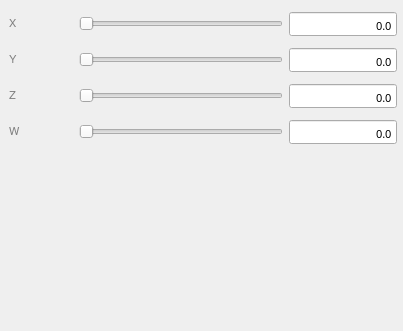
<?xml version="1.0" encoding="UTF-8"?>
<ui version="4.0">
 <class>vectorWidget</class>
 <widget class="QWidget" name="vectorWidget">
  <property name="geometry">
   <rect>
    <x>0</x>
    <y>0</y>
    <width>403</width>
    <height>331</height>
   </rect>
  </property>
  <property name="font">
   <font>
    <family>FontAwesome</family>
   </font>
  </property>
  <property name="windowTitle">
   <string>Form</string>
  </property>
  <layout class="QVBoxLayout" name="verticalLayout">
   <property name="leftMargin">
    <number>0</number>
   </property>
   <property name="topMargin">
    <number>0</number>
   </property>
   <property name="rightMargin">
    <number>0</number>
   </property>
   <property name="bottomMargin">
    <number>0</number>
   </property>
   <item>
    <widget class="QWidget" name="widget" native="true">
     <layout class="QFormLayout" name="formLayout">
      <property name="horizontalSpacing">
       <number>6</number>
      </property>
      <property name="verticalSpacing">
       <number>0</number>
      </property>
      <property name="leftMargin">
       <number>9</number>
      </property>
      <property name="topMargin">
       <number>6</number>
      </property>
      <property name="rightMargin">
       <number>6</number>
      </property>
      <property name="bottomMargin">
       <number>6</number>
      </property>
      <item row="0" column="0">
       <widget class="QLabel" name="xLabel">
        <property name="minimumSize">
         <size>
          <width>64</width>
          <height>36</height>
         </size>
        </property>
        <property name="maximumSize">
         <size>
          <width>64</width>
          <height>16777215</height>
         </size>
        </property>
        <property name="font">
         <font>
          <family>FreeSans</family>
          <pointsize>8</pointsize>
          <weight>50</weight>
          <bold>false</bold>
         </font>
        </property>
        <property name="styleSheet">
         <string notr="true">color: grey</string>
        </property>
        <property name="text">
         <string>X</string>
        </property>
        <property name="alignment">
         <set>Qt::AlignLeading|Qt::AlignLeft|Qt::AlignVCenter</set>
        </property>
        <property name="margin">
         <number>4</number>
        </property>
       </widget>
      </item>
      <item row="0" column="1">
       <widget class="QWidget" name="xContainer" native="true">
        <property name="sizePolicy">
         <sizepolicy hsizetype="Expanding" vsizetype="Preferred">
          <horstretch>0</horstretch>
          <verstretch>0</verstretch>
         </sizepolicy>
        </property>
        <layout class="QHBoxLayout" name="horizontalLayout_2">
         <property name="leftMargin">
          <number>0</number>
         </property>
         <property name="topMargin">
          <number>0</number>
         </property>
         <property name="rightMargin">
          <number>0</number>
         </property>
         <property name="bottomMargin">
          <number>0</number>
         </property>
         <item>
          <widget class="QSlider" name="xValueEdit">
           <property name="orientation">
            <enum>Qt::Horizontal</enum>
           </property>
          </widget>
         </item>
         <item>
          <widget class="QLineEdit" name="xValueText">
           <property name="sizePolicy">
            <sizepolicy hsizetype="Preferred" vsizetype="Fixed">
             <horstretch>0</horstretch>
             <verstretch>0</verstretch>
            </sizepolicy>
           </property>
           <property name="minimumSize">
            <size>
             <width>64</width>
             <height>0</height>
            </size>
           </property>
           <property name="font">
            <font>
             <family>FontAwesome</family>
             <pointsize>8</pointsize>
            </font>
           </property>
           <property name="autoFillBackground">
            <bool>false</bool>
           </property>
           <property name="text">
            <string>0.0</string>
           </property>
           <property name="frame">
            <bool>true</bool>
           </property>
           <property name="echoMode">
            <enum>QLineEdit::Normal</enum>
           </property>
           <property name="alignment">
            <set>Qt::AlignBottom|Qt::AlignRight|Qt::AlignTrailing</set>
           </property>
           <property name="readOnly">
            <bool>true</bool>
           </property>
          </widget>
         </item>
        </layout>
       </widget>
      </item>
      <item row="1" column="0">
       <widget class="QLabel" name="yLabel">
        <property name="minimumSize">
         <size>
          <width>64</width>
          <height>36</height>
         </size>
        </property>
        <property name="maximumSize">
         <size>
          <width>64</width>
          <height>16777215</height>
         </size>
        </property>
        <property name="font">
         <font>
          <family>FreeSans</family>
          <pointsize>8</pointsize>
          <weight>50</weight>
          <bold>false</bold>
         </font>
        </property>
        <property name="styleSheet">
         <string notr="true">color: grey</string>
        </property>
        <property name="text">
         <string>Y</string>
        </property>
        <property name="alignment">
         <set>Qt::AlignLeading|Qt::AlignLeft|Qt::AlignVCenter</set>
        </property>
        <property name="margin">
         <number>4</number>
        </property>
       </widget>
      </item>
      <item row="1" column="1">
       <widget class="QWidget" name="yContainer" native="true">
        <property name="sizePolicy">
         <sizepolicy hsizetype="Expanding" vsizetype="Preferred">
          <horstretch>0</horstretch>
          <verstretch>0</verstretch>
         </sizepolicy>
        </property>
        <layout class="QHBoxLayout" name="horizontalLayout_3">
         <property name="leftMargin">
          <number>0</number>
         </property>
         <property name="topMargin">
          <number>0</number>
         </property>
         <property name="rightMargin">
          <number>0</number>
         </property>
         <property name="bottomMargin">
          <number>0</number>
         </property>
         <item>
          <widget class="QSlider" name="yValueEdit">
           <property name="orientation">
            <enum>Qt::Horizontal</enum>
           </property>
          </widget>
         </item>
         <item>
          <widget class="QLineEdit" name="yValueText">
           <property name="sizePolicy">
            <sizepolicy hsizetype="Preferred" vsizetype="Fixed">
             <horstretch>0</horstretch>
             <verstretch>0</verstretch>
            </sizepolicy>
           </property>
           <property name="minimumSize">
            <size>
             <width>64</width>
             <height>0</height>
            </size>
           </property>
           <property name="font">
            <font>
             <family>FontAwesome</family>
             <pointsize>8</pointsize>
            </font>
           </property>
           <property name="text">
            <string>0.0</string>
           </property>
           <property name="alignment">
            <set>Qt::AlignBottom|Qt::AlignRight|Qt::AlignTrailing</set>
           </property>
           <property name="readOnly">
            <bool>true</bool>
           </property>
          </widget>
         </item>
        </layout>
       </widget>
      </item>
      <item row="2" column="0">
       <widget class="QLabel" name="zLabel">
        <property name="minimumSize">
         <size>
          <width>64</width>
          <height>36</height>
         </size>
        </property>
        <property name="maximumSize">
         <size>
          <width>64</width>
          <height>16777215</height>
         </size>
        </property>
        <property name="font">
         <font>
          <family>FreeSans</family>
          <pointsize>8</pointsize>
          <weight>50</weight>
          <bold>false</bold>
         </font>
        </property>
        <property name="styleSheet">
         <string notr="true">color: grey</string>
        </property>
        <property name="text">
         <string>Z</string>
        </property>
        <property name="alignment">
         <set>Qt::AlignLeading|Qt::AlignLeft|Qt::AlignVCenter</set>
        </property>
        <property name="margin">
         <number>4</number>
        </property>
       </widget>
      </item>
      <item row="2" column="1">
       <widget class="QWidget" name="zContainer" native="true">
        <property name="sizePolicy">
         <sizepolicy hsizetype="Expanding" vsizetype="Preferred">
          <horstretch>0</horstretch>
          <verstretch>0</verstretch>
         </sizepolicy>
        </property>
        <layout class="QHBoxLayout" name="horizontalLayout_4">
         <property name="leftMargin">
          <number>0</number>
         </property>
         <property name="topMargin">
          <number>0</number>
         </property>
         <property name="rightMargin">
          <number>0</number>
         </property>
         <property name="bottomMargin">
          <number>0</number>
         </property>
         <item>
          <widget class="QSlider" name="zValueEdit">
           <property name="orientation">
            <enum>Qt::Horizontal</enum>
           </property>
           <property name="invertedAppearance">
            <bool>false</bool>
           </property>
           <property name="invertedControls">
            <bool>false</bool>
           </property>
          </widget>
         </item>
         <item>
          <widget class="QLineEdit" name="zValueText">
           <property name="sizePolicy">
            <sizepolicy hsizetype="Preferred" vsizetype="Fixed">
             <horstretch>0</horstretch>
             <verstretch>0</verstretch>
            </sizepolicy>
           </property>
           <property name="minimumSize">
            <size>
             <width>64</width>
             <height>0</height>
            </size>
           </property>
           <property name="font">
            <font>
             <family>FontAwesome</family>
             <pointsize>8</pointsize>
            </font>
           </property>
           <property name="text">
            <string>0.0</string>
           </property>
           <property name="alignment">
            <set>Qt::AlignBottom|Qt::AlignRight|Qt::AlignTrailing</set>
           </property>
           <property name="readOnly">
            <bool>true</bool>
           </property>
          </widget>
         </item>
        </layout>
       </widget>
      </item>
      <item row="3" column="0">
       <widget class="QLabel" name="wLabel">
        <property name="enabled">
         <bool>true</bool>
        </property>
        <property name="minimumSize">
         <size>
          <width>64</width>
          <height>36</height>
         </size>
        </property>
        <property name="maximumSize">
         <size>
          <width>64</width>
          <height>16777215</height>
         </size>
        </property>
        <property name="font">
         <font>
          <family>FreeSans</family>
          <pointsize>8</pointsize>
          <weight>50</weight>
          <bold>false</bold>
         </font>
        </property>
        <property name="styleSheet">
         <string notr="true">color: grey</string>
        </property>
        <property name="text">
         <string>W</string>
        </property>
        <property name="alignment">
         <set>Qt::AlignLeading|Qt::AlignLeft|Qt::AlignVCenter</set>
        </property>
        <property name="margin">
         <number>4</number>
        </property>
       </widget>
      </item>
      <item row="3" column="1">
       <widget class="QWidget" name="wContainer" native="true">
        <property name="sizePolicy">
         <sizepolicy hsizetype="Expanding" vsizetype="Preferred">
          <horstretch>0</horstretch>
          <verstretch>0</verstretch>
         </sizepolicy>
        </property>
        <layout class="QHBoxLayout" name="horizontalLayout_5">
         <property name="leftMargin">
          <number>0</number>
         </property>
         <property name="topMargin">
          <number>0</number>
         </property>
         <property name="rightMargin">
          <number>0</number>
         </property>
         <property name="bottomMargin">
          <number>0</number>
         </property>
         <item>
          <widget class="QSlider" name="wValueEdit">
           <property name="orientation">
            <enum>Qt::Horizontal</enum>
           </property>
          </widget>
         </item>
         <item>
          <widget class="QLineEdit" name="wValueText">
           <property name="sizePolicy">
            <sizepolicy hsizetype="Preferred" vsizetype="Fixed">
             <horstretch>0</horstretch>
             <verstretch>0</verstretch>
            </sizepolicy>
           </property>
           <property name="minimumSize">
            <size>
             <width>64</width>
             <height>0</height>
            </size>
           </property>
           <property name="font">
            <font>
             <family>FontAwesome</family>
             <pointsize>8</pointsize>
            </font>
           </property>
           <property name="text">
            <string>0.0</string>
           </property>
           <property name="alignment">
            <set>Qt::AlignBottom|Qt::AlignRight|Qt::AlignTrailing</set>
           </property>
           <property name="readOnly">
            <bool>true</bool>
           </property>
          </widget>
         </item>
        </layout>
       </widget>
      </item>
     </layout>
    </widget>
   </item>
  </layout>
 </widget>
 <resources/>
 <connections>
  <connection>
   <sender>xValueEdit</sender>
   <signal>valueChanged(int)</signal>
   <receiver>vectorWidget</receiver>
   <slot>valueUpdated()</slot>
   <hints>
    <hint type="sourcelabel">
     <x>159</x>
     <y>21</y>
    </hint>
    <hint type="destinationlabel">
     <x>177</x>
     <y>275</y>
    </hint>
   </hints>
  </connection>
  <connection>
   <sender>yValueEdit</sender>
   <signal>valueChanged(int)</signal>
   <receiver>vectorWidget</receiver>
   <slot>valueUpdated()</slot>
   <hints>
    <hint type="sourcelabel">
     <x>258</x>
     <y>52</y>
    </hint>
    <hint type="destinationlabel">
     <x>289</x>
     <y>319</y>
    </hint>
   </hints>
  </connection>
  <connection>
   <sender>zValueEdit</sender>
   <signal>valueChanged(int)</signal>
   <receiver>vectorWidget</receiver>
   <slot>valueUpdated()</slot>
   <hints>
    <hint type="sourcelabel">
     <x>178</x>
     <y>82</y>
    </hint>
    <hint type="destinationlabel">
     <x>242</x>
     <y>287</y>
    </hint>
   </hints>
  </connection>
  <connection>
   <sender>wValueEdit</sender>
   <signal>valueChanged(int)</signal>
   <receiver>vectorWidget</receiver>
   <slot>valueUpdated()</slot>
   <hints>
    <hint type="sourcelabel">
     <x>217</x>
     <y>107</y>
    </hint>
    <hint type="destinationlabel">
     <x>217</x>
     <y>265</y>
    </hint>
   </hints>
  </connection>
 </connections>
 <slots>
  <slot>valueUpdated()</slot>
 </slots>
</ui>
